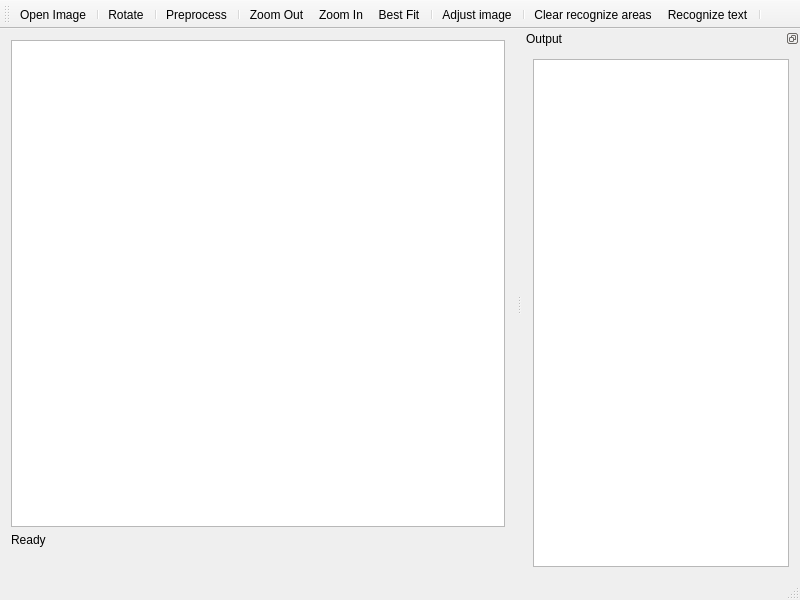
<?xml version="1.0" encoding="UTF-8"?>
<ui version="4.0">
 <class>MainWindow</class>
 <widget class="QMainWindow" name="MainWindow">
  <property name="geometry">
   <rect>
    <x>0</x>
    <y>0</y>
    <width>800</width>
    <height>600</height>
   </rect>
  </property>
  <property name="windowTitle">
   <string>QTextRecognizer</string>
  </property>
  <property name="windowIcon">
   <iconset resource="res.qrc">
    <normaloff>:/breeze-icons-master/icons-dark/preferences/32/preferences-releasenotes.svg</normaloff>:/breeze-icons-master/icons-dark/preferences/32/preferences-releasenotes.svg</iconset>
  </property>
  <widget class="QWidget" name="centralWidget">
   <layout class="QGridLayout" name="gridLayout_2">
    <item row="1" column="0">
     <widget class="QLabel" name="label">
      <property name="sizePolicy">
       <sizepolicy hsizetype="Expanding" vsizetype="Preferred">
        <horstretch>0</horstretch>
        <verstretch>0</verstretch>
       </sizepolicy>
      </property>
      <property name="text">
       <string>Ready</string>
      </property>
     </widget>
    </item>
    <item row="0" column="0">
     <widget class="MyGraphicsView" name="graphicsView">
      <property name="renderHints">
       <set>QPainter::Antialiasing|QPainter::HighQualityAntialiasing|QPainter::SmoothPixmapTransform</set>
      </property>
      <property name="dragMode">
       <enum>QGraphicsView::RubberBandDrag</enum>
      </property>
     </widget>
    </item>
    <item row="2" column="0">
     <widget class="QLabel" name="label_2">
      <property name="sizePolicy">
       <sizepolicy hsizetype="Minimum" vsizetype="Preferred">
        <horstretch>0</horstretch>
        <verstretch>0</verstretch>
       </sizepolicy>
      </property>
      <property name="text">
       <string/>
      </property>
      <property name="alignment">
       <set>Qt::AlignRight|Qt::AlignTrailing|Qt::AlignVCenter</set>
      </property>
     </widget>
    </item>
   </layout>
  </widget>
  <widget class="QMenuBar" name="menuBar">
   <property name="geometry">
    <rect>
     <x>0</x>
     <y>0</y>
     <width>800</width>
     <height>21</height>
    </rect>
   </property>
  </widget>
  <widget class="QToolBar" name="mainToolBar">
   <property name="allowedAreas">
    <set>Qt::LeftToolBarArea|Qt::TopToolBarArea</set>
   </property>
   <attribute name="toolBarArea">
    <enum>TopToolBarArea</enum>
   </attribute>
   <attribute name="toolBarBreak">
    <bool>false</bool>
   </attribute>
   <addaction name="actionOpenImage"/>
   <addaction name="separator"/>
   <addaction name="actionRotate"/>
   <addaction name="separator"/>
   <addaction name="actionPreprocess"/>
   <addaction name="separator"/>
   <addaction name="actionZoom_Out"/>
   <addaction name="actionZoom_In"/>
   <addaction name="actionBest_Fit"/>
   <addaction name="separator"/>
   <addaction name="actionAdjust_image"/>
   <addaction name="separator"/>
   <addaction name="actionClear_recognize_areas"/>
   <addaction name="actionRecognize_text"/>
   <addaction name="separator"/>
  </widget>
  <widget class="QStatusBar" name="statusBar"/>
  <widget class="QDockWidget" name="dockWidget_2">
   <property name="features">
    <set>QDockWidget::DockWidgetFloatable|QDockWidget::DockWidgetMovable</set>
   </property>
   <property name="windowTitle">
    <string>Output</string>
   </property>
   <attribute name="dockWidgetArea">
    <number>2</number>
   </attribute>
   <widget class="QWidget" name="dockWidgetContents_2">
    <layout class="QGridLayout" name="gridLayout">
     <item row="0" column="0">
      <widget class="QPlainTextEdit" name="plainTextEdit"/>
     </item>
    </layout>
   </widget>
  </widget>
  <action name="actionOpenImage">
   <property name="icon">
    <iconset resource="res.qrc">
     <normaloff>:/breeze-icons-master/icons/actions/32/document-open.svg</normaloff>:/breeze-icons-master/icons/actions/32/document-open.svg</iconset>
   </property>
   <property name="text">
    <string>Open Image</string>
   </property>
   <property name="toolTip">
    <string>Open an image</string>
   </property>
   <property name="shortcut">
    <string>Ctrl+O</string>
   </property>
  </action>
  <action name="actionPreprocess">
   <property name="checkable">
    <bool>true</bool>
   </property>
   <property name="icon">
    <iconset resource="res.qrc">
     <normaloff>:/breeze-icons-master/icons/actions/32/trim-to-selection.svg</normaloff>:/breeze-icons-master/icons/actions/32/trim-to-selection.svg</iconset>
   </property>
   <property name="text">
    <string>Preprocess</string>
   </property>
   <property name="toolTip">
    <string>Preprocess the image for remove warp etc.</string>
   </property>
  </action>
  <action name="actionRotate_Left">
   <property name="icon">
    <iconset resource="res.qrc">
     <normaloff>:/breeze-icons-master/icons/actions/32/edit-undo.svg</normaloff>:/breeze-icons-master/icons/actions/32/edit-undo.svg</iconset>
   </property>
   <property name="text">
    <string>Rotate Left</string>
   </property>
   <property name="toolTip">
    <string>Rotate image to left</string>
   </property>
  </action>
  <action name="actionRotate_Right">
   <property name="icon">
    <iconset resource="res.qrc">
     <normaloff>:/breeze-icons-master/icons/actions/32/edit-redo.svg</normaloff>:/breeze-icons-master/icons/actions/32/edit-redo.svg</iconset>
   </property>
   <property name="text">
    <string>Rotate Right</string>
   </property>
   <property name="toolTip">
    <string>Rotate image to right</string>
   </property>
  </action>
  <action name="actionBest_Fit">
   <property name="icon">
    <iconset resource="res.qrc">
     <normaloff>:/breeze-icons-master/icons/actions/32/zoom-fit-best.svg</normaloff>:/breeze-icons-master/icons/actions/32/zoom-fit-best.svg</iconset>
   </property>
   <property name="text">
    <string>Best Fit</string>
   </property>
   <property name="toolTip">
    <string>Fits image size to container</string>
   </property>
  </action>
  <action name="actionZoom_In">
   <property name="icon">
    <iconset resource="res.qrc">
     <normaloff>:/breeze-icons-master/icons/actions/32/zoom-in.svg</normaloff>:/breeze-icons-master/icons/actions/32/zoom-in.svg</iconset>
   </property>
   <property name="text">
    <string>Zoom In</string>
   </property>
   <property name="toolTip">
    <string>Zoom in</string>
   </property>
  </action>
  <action name="actionZoom_Out">
   <property name="icon">
    <iconset resource="res.qrc">
     <normaloff>:/breeze-icons-master/icons/actions/32/zoom-out.svg</normaloff>:/breeze-icons-master/icons/actions/32/zoom-out.svg</iconset>
   </property>
   <property name="text">
    <string>Zoom Out</string>
   </property>
   <property name="toolTip">
    <string>Zoom out</string>
   </property>
  </action>
  <action name="actionCopy_to_clipboard">
   <property name="icon">
    <iconset resource="res.qrc">
     <normaloff>:/breeze-icons-master/icons/actions/32/document-new.svg</normaloff>:/breeze-icons-master/icons/actions/32/document-new.svg</iconset>
   </property>
   <property name="text">
    <string>Copy to clipboard</string>
   </property>
   <property name="toolTip">
    <string>Copy to clipboard</string>
   </property>
  </action>
  <action name="actionClear_text">
   <property name="icon">
    <iconset resource="res.qrc">
     <normaloff>:/breeze-icons-master/icons/actions/32/document-close.svg</normaloff>:/breeze-icons-master/icons/actions/32/document-close.svg</iconset>
   </property>
   <property name="text">
    <string>Clear text</string>
   </property>
   <property name="toolTip">
    <string>Clear textbox</string>
   </property>
  </action>
  <action name="actionRecognize_text">
   <property name="checkable">
    <bool>true</bool>
   </property>
   <property name="icon">
    <iconset resource="res.qrc">
     <normaloff>:/breeze-icons-master/icons/actions/32/document-edit-decrypt-verify.svg</normaloff>:/breeze-icons-master/icons/actions/32/document-edit-decrypt-verify.svg</iconset>
   </property>
   <property name="text">
    <string>Recognize text</string>
   </property>
   <property name="toolTip">
    <string>Recognize text in image</string>
   </property>
  </action>
  <action name="actionRotate">
   <property name="checkable">
    <bool>true</bool>
   </property>
   <property name="icon">
    <iconset resource="res.qrc">
     <normaloff>:/breeze-icons-master/icons/actions/32/view-refresh.svg</normaloff>:/breeze-icons-master/icons/actions/32/view-refresh.svg</iconset>
   </property>
   <property name="text">
    <string>Rotate</string>
   </property>
   <property name="toolTip">
    <string>Rotate the image</string>
   </property>
  </action>
  <action name="actionSettings">
   <property name="checkable">
    <bool>true</bool>
   </property>
   <property name="icon">
    <iconset resource="res.qrc">
     <normaloff>:/breeze-icons-master/icons/actions/32/configure.svg</normaloff>:/breeze-icons-master/icons/actions/32/configure.svg</iconset>
   </property>
   <property name="text">
    <string>Settings</string>
   </property>
   <property name="toolTip">
    <string>Open/close settings panel</string>
   </property>
  </action>
  <action name="actionAbout">
   <property name="icon">
    <iconset resource="res.qrc">
     <normaloff>:/breeze-icons-master/icons/actions/32/help-whatsthis.svg</normaloff>:/breeze-icons-master/icons/actions/32/help-whatsthis.svg</iconset>
   </property>
   <property name="text">
    <string>About</string>
   </property>
   <property name="toolTip">
    <string>About &amp; Help</string>
   </property>
  </action>
  <action name="actionAdjust_image">
   <property name="checkable">
    <bool>true</bool>
   </property>
   <property name="icon">
    <iconset resource="res.qrc">
     <normaloff>:/breeze-icons-master/icons/devices/22/drive-multipartition.svg</normaloff>:/breeze-icons-master/icons/devices/22/drive-multipartition.svg</iconset>
   </property>
   <property name="text">
    <string>Adjust image</string>
   </property>
   <property name="toolTip">
    <string>Adjust image brightness, color etc.</string>
   </property>
  </action>
  <action name="actionSave">
   <property name="icon">
    <iconset resource="res.qrc">
     <normaloff>:/breeze-icons-master/icons/actions/32/document-save.svg</normaloff>:/breeze-icons-master/icons/actions/32/document-save.svg</iconset>
   </property>
   <property name="text">
    <string>Save</string>
   </property>
   <property name="toolTip">
    <string>Save the output</string>
   </property>
  </action>
  <action name="actionClear_recognize_areas">
   <property name="icon">
    <iconset resource="res.qrc">
     <normaloff>:/breeze-icons-master/icons/actions/32/edit-delete-shred.svg</normaloff>:/breeze-icons-master/icons/actions/32/edit-delete-shred.svg</iconset>
   </property>
   <property name="text">
    <string>Clear recognize areas</string>
   </property>
   <property name="toolTip">
    <string>Clears the recognize areas</string>
   </property>
  </action>
 </widget>
 <layoutdefault spacing="6" margin="11"/>
 <customwidgets>
  <customwidget>
   <class>MyGraphicsView</class>
   <extends>QGraphicsView</extends>
   <header>mygraphicsview.hpp</header>
  </customwidget>
 </customwidgets>
 <resources>
  <include location="res.qrc"/>
 </resources>
 <connections/>
</ui>
